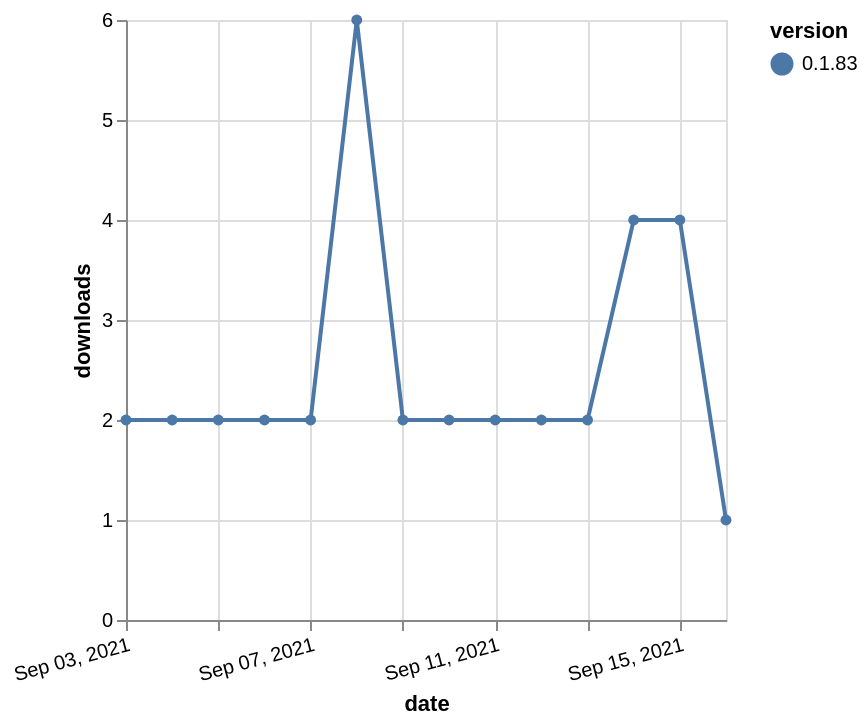

The Vega-Lite source for this figure:
### Vega-Lite specification from a JSON file in a GitHub repository (floating-point values rounded to 4 significant figures)
{"$schema": "https://vega.github.io/schema/vega-lite/v5.json", "description": "A simple bar chart with embedded data.", "data": {"values": [{"date": "2021-09-03", "total": 2876, "delta": 2, "version": "0.1.83"}, {"date": "2021-09-04", "total": 2878, "delta": 2, "version": "0.1.83"}, {"date": "2021-09-05", "total": 2880, "delta": 2, "version": "0.1.83"}, {"date": "2021-09-06", "total": 2882, "delta": 2, "version": "0.1.83"}, {"date": "2021-09-07", "total": 2884, "delta": 2, "version": "0.1.83"}, {"date": "2021-09-08", "total": 2890, "delta": 6, "version": "0.1.83"}, {"date": "2021-09-09", "total": 2892, "delta": 2, "version": "0.1.83"}, {"date": "2021-09-10", "total": 2894, "delta": 2, "version": "0.1.83"}, {"date": "2021-09-11", "total": 2896, "delta": 2, "version": "0.1.83"}, {"date": "2021-09-12", "total": 2898, "delta": 2, "version": "0.1.83"}, {"date": "2021-09-13", "total": 2900, "delta": 2, "version": "0.1.83"}, {"date": "2021-09-14", "total": 2904, "delta": 4, "version": "0.1.83"}, {"date": "2021-09-15", "total": 2908, "delta": 4, "version": "0.1.83"}, {"date": "2021-09-16", "total": 2909, "delta": 1, "version": "0.1.83"}]}, "width": "container", "mark": {"type": "line", "point": {"filled": true}}, "encoding": {"x": {"field": "date", "type": "temporal", "timeUnit": "yearmonthdate", "title": "date", "axis": {"labelAngle": -15}}, "y": {"field": "delta", "type": "quantitative", "title": "downloads"}, "color": {"field": "version", "type": "nominal"}, "tooltip": {"field": "delta"}}}
